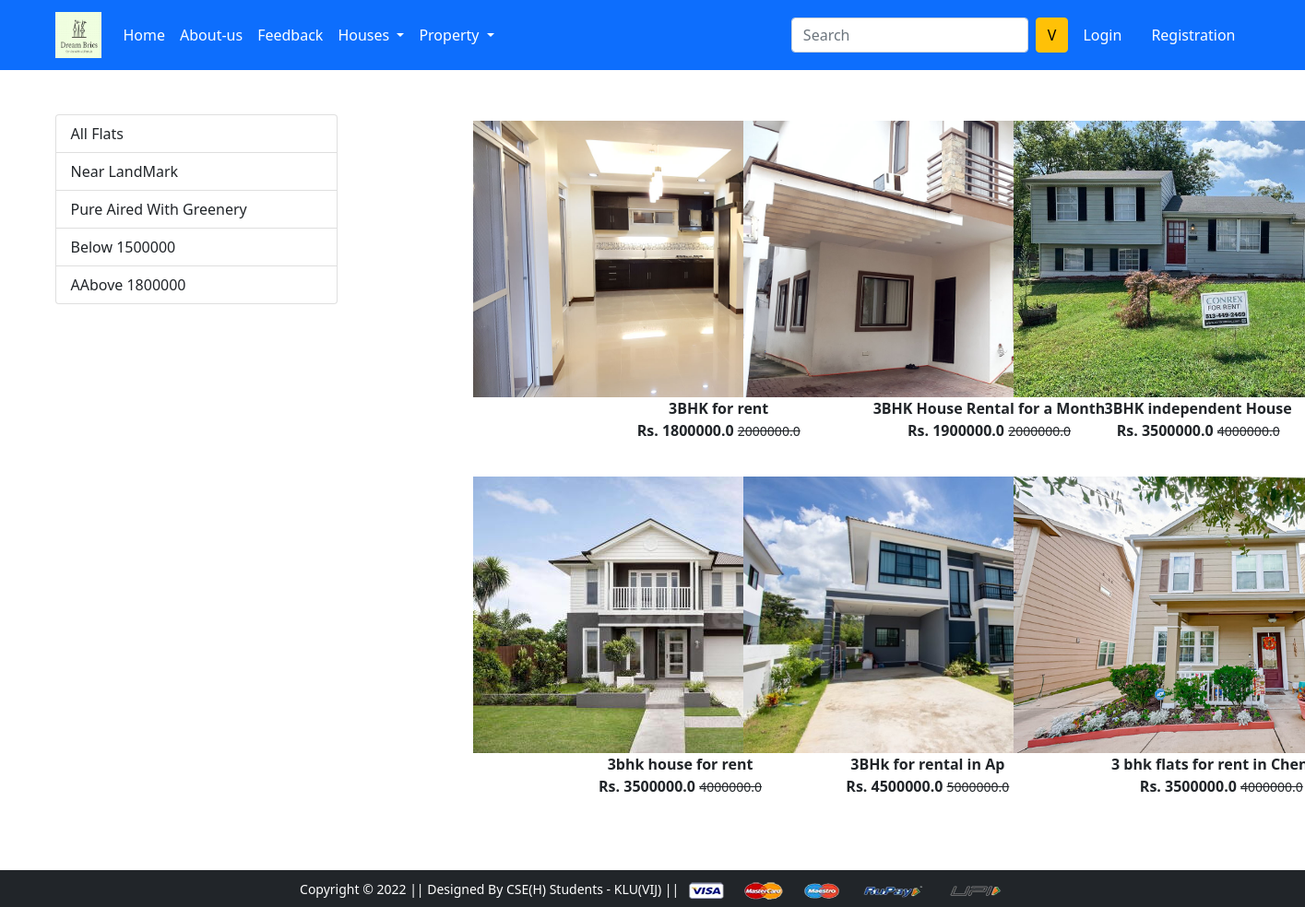
The app's page /fertilizers/ with its own data.
### app/models.py (models this page shows, shortened)
class Product(models.Model):
    id=models.IntegerField(primary_key=True)
    title=models.CharField(max_length=100)
    selling_price=models.FloatField()
    discounted_price=models.FloatField()
    description=models.TextField()
    brand=models.CharField(max_length=100)
    category=models.CharField(choices=CAT_CHOICES,max_length=2)
    product_image=models.ImageField(upload_to='productimg')

### app/views.py (the view)
# urls.py: path('fertilizers/',views.fertilizers,name='fertilizers'),
def fertilizers(request,data=None):
 if data == None:
  pest = Product.objects.filter(category='F')
 elif data == 'GeoLife' or data == 'Uravara':
  pest = Product.objects.filter(category='F').filter(brand=data)
 elif data=='below':
  pest=Product.objects.filter(category='F').filter(discounted_price__lt=1500)
 elif data=='above':
  pest=Product.objects.filter(category='F').filter(discounted_price__gt=1500)
 return render(request, 'app/fertilizers.html', {'pest': pest})

### app/templates/app/fertilizers.html (shortened to what this page needs)
{% extends 'app/base.html' %}
{% load static %}
{% block main-content %}
<div class="container my-5">
 <div class="row">
  <div class="col-sm-3">
   <div class="list-group">
    <a href="{% url 'fertilizers' %}" class="list-group-item
    list-group-item-action" aria-current="true">All Flats</a>
    <a href="{% url 'fertilizersdata' 'GeoLife' %}"
       class="list-group-item list-group-item-action" aria-current="true">
     Near LandMark
    </a>
    <a href="{% url 'fertilizersdata' 'Uravara' %}"
       class="list-group-item list-group-item-action" aria-current="true">
     Pure Aired With Greenery
    </a>
    <a href="{% url 'fertilizersdata' 'below' %}"
       class="list-group-item list-group-item-action" aria-current="true">
     Below 1500000
    </a>
    <a href="{% url 'fertilizersdata' 'above' %}"
       class="list-group-item list-group-item-action" aria-current="true">
     AAbove 1800000
    </a>
    </div>
  </div>
  <div class="col-sm-8 offset-sm-1">
   <div class="row">
    {% for product in pest %}
    <div class="col-sm-4 text-center mb-4">
     <a href="{% url 'product-detail' product.id %}"
        class="btn">
      <div class="item">
       <img src="{{product.product_image.url}}" alt="" height="300" class="">
       <div class="fw-bold">{{product.title}}</div>
       <div class="fw-bold">Rs. {{product.discounted_price}}
       <small class="fw-light text-decoration-line-through">
        {{product.selling_price}}</small> </div>
      </div>
     </a>
    </div>
    {% endfor %}
   </div>
  </div>
 </div>
</div>
{% endblock main-content %}

### records on screen
Product: product_image (picture), title "3BHK for rent", discounted_price "1800000.0", selling_price "2000000.0"
Product: product_image (picture), title "3BHK House Rental for a Month", discounted_price "1900000.0", selling_price "2000000.0"
Product: product_image (picture), title "3BHK independent House", discounted_price "3500000.0", selling_price "4000000.0"
Product: product_image (picture), title "3bhk house for rent", discounted_price "3500000.0", selling_price "4000000.0"
Product: product_image (picture), title "3BHk for rental in Ap", discounted_price "4500000.0", selling_price "5000000.0"
Product: product_image (picture), title "3 bhk flats for rent in…", discounted_price "3500000.0", selling_price "4000000.0"
